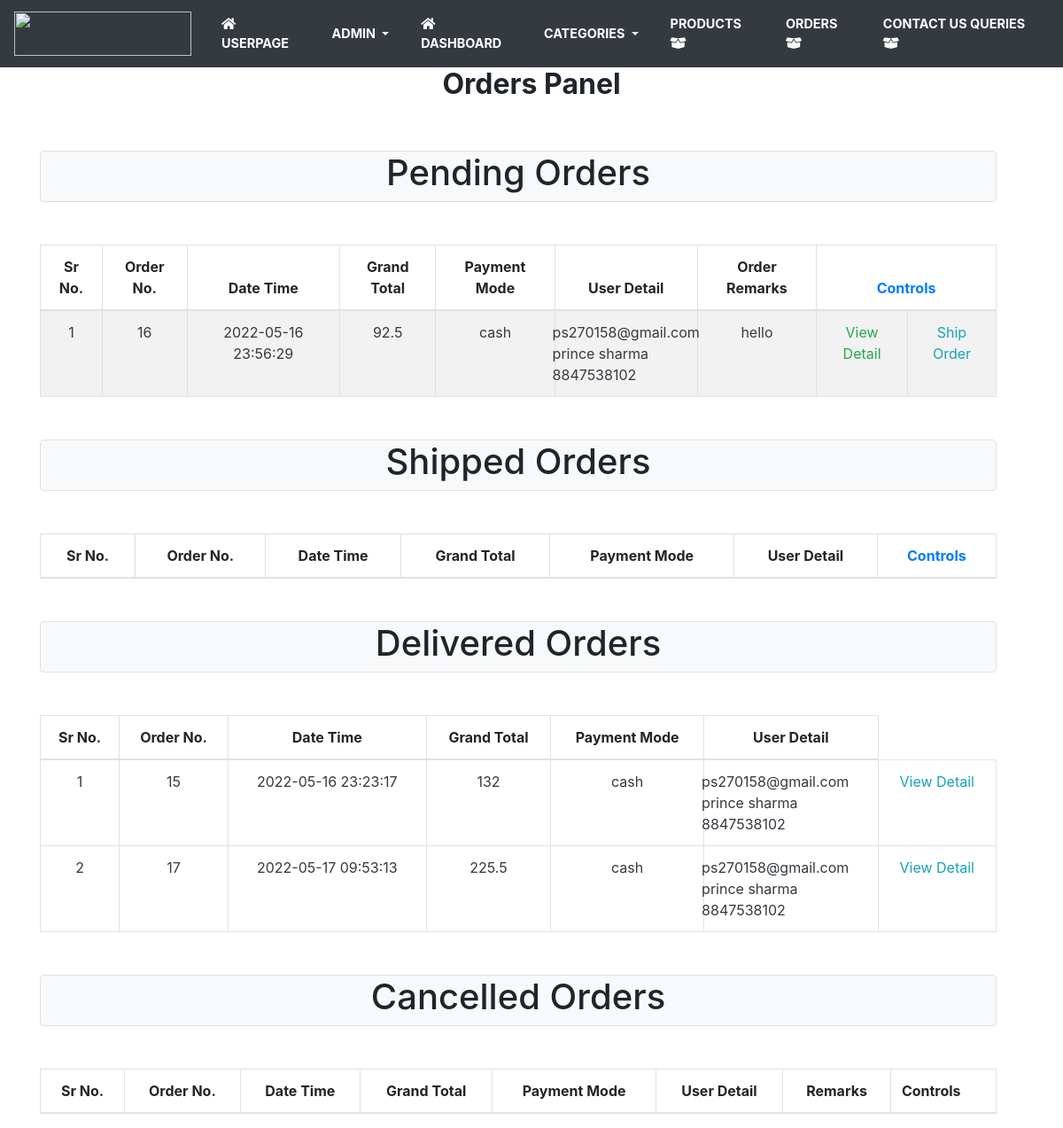
/Code/vieworder.php (signed in), run on the app's committed database.
### tables this page shows
CREATE TABLE `bill` (
  `billid` int(11) NOT NULL,
  `grandtotal` float NOT NULL,
  `datetime` datetime NOT NULL,
  `paymentmethod` varchar(20) NOT NULL,
  `city` varchar(100) NOT NULL,
  `zipcode` int(6) NOT NULL,
  `address` text NOT NULL,
  `remarks` text NOT NULL,
  `status` varchar(30) NOT NULL,
  `trackingid` int(6) DEFAULT NULL,
  `companyname` varchar(100) DEFAULT NULL,
  `trackingurl` varchar(300) DEFAULT NULL,
  `trackremarks` text DEFAULT NULL,
  `personreceived` varchar(100) DEFAULT NULL,
  `returnremarks` text DEFAULT NULL,
  `email` varchar(100) NOT NULL
);

CREATE TABLE `users` (
  `email` varchar(100) NOT NULL,
  `fullname` varchar(100) NOT NULL,
  `password` varchar(50) NOT NULL,
  `gender` varchar(30) NOT NULL,
  `mobile` varchar(15) NOT NULL
);

### Code/vieworder.php (the view, shortened to what this page needs)
<!doctype html>
<html lang="en">
<head>
</head>
<body>
<?php
include_once 'adminheader2.php';
?>
<div class="container">
    <h2 class="text-center"><b>Orders Panel</b></h2>
    <div class="row mt-2 col-sm-12">
        <div class="col-lg-12 text-center border rounded bg-light my-5">
            <h1>Pending Orders</h1>
        </div>
        <div class="table-responsive">
            <table class="table table-bordered table-striped table-responsive">
                <thead>
                <tr>
                    <th class="text-center">Sr No.</th>
                    <th class="text-center">Order No.</th>
                    <th class="text-center">Date Time</th>
                    <th class="text-center">Grand Total</th>
                    <th class="text-center">Payment Mode</th>
                    <th colspan="2" class="text-center">User Detail</th>
                    <th class="text-center">Order Remarks</th>
                    <th class="text-center text-primary" colspan="2">Controls</th>
                </tr>
                </thead>
                <tbody>
                <?php
                $k = 0;
                include_once "connection.php";
                $sql1 = "SELECT * FROM `bill` inner JOIN users on bill.email = users.email WHERE bill.status ='pending'";
                $result = mysqli_query($con, $sql1);
                while ($order = mysqli_fetch_array($result)) {
                    $k++;
                    ?>
                    <tr>
                        <td class="text-center text-dark"><?php echo $k; ?></td>
                        <td class="text-center text-dark"><?php echo $order["billid"]; ?></td>
                        <td class="text-center text-dark"><?php echo $order["datetime"]; ?></td>
                        <td class="text-center text-dark"><?php echo $order["grandtotal"]; ?></td>
                        <td class="text-center text-dark"><?php echo $order["paymentmethod"]; ?></td>
                        <td colspan="2" class="text-center text-dark">
                            <div class="row"><?php echo $order["email"]; ?></div>
                            <div class="row"><?php echo $order["fullname"]; ?></div>
                            <div class="row"><?php echo $order["mobile"]; ?></div>
                        </td>
                        <td class="text-center text-dark"><?php echo $order["remarks"]; ?></td>
                        <td class="text-center text-info"><a class="text-success"
                                                             href="vieworderdetail.php?q=<?php echo $order['billid']; ?>&r=<?php echo $order['fullname']; ?>&s=<?php echo $order['mobile']; ?>">View
                                Detail</a></td>
                        <td class="text-center text-success"><a class="text-info"
                                                                href="shiporder.php?q=<?php echo $order['billid']; ?>">Ship
                                Order</a>
                        </td>
                    </tr>
                    <?php
                }
                ?>
                </tbody>
            </table>
            <div class="col-lg-12 text-center border rounded bg-light my-5">
                <h1>Shipped Orders</h1>
            </div>
            <table class="table table-bordered">
                <thead>
                <tr>
                    <th class="text-center">Sr No.</th>
                    <th class="text-center">Order No.</th>
                    <th class="text-center">Date Time</th>
                    <th class="text-center">Grand Total</th>
                    <th class="text-center">Payment Mode</th>
                    <th class="text-center">User Detail</th>
                    <th class="text-center text-primary" colspan="2">Controls</th>
                </tr>
                </thead>
            </table>
            <div class="col-lg-12 text-center border rounded bg-light my-5">
                <h1>Delivered Orders</h1>
            </div>
            <table class="table table-bordered">
                <thead>
                <tr>
                    <th class="text-center">Sr No.</th>
                    <th class="text-center">Order No.</th>
                    <th class="text-center">Date Time</th>
                    <th class="text-center">Grand Total</th>
                    <th class="text-center">Payment Mode</th>
                    <th class="text-center">User Detail</th>
                </tr>
                </thead>
                <tbody>
                <?php
                $k = 0;
                include_once "connection.php";
                $sql1 = "SELECT * FROM `bill` inner JOIN users on bill.email = users.email WHERE bill.status ='delievered'";
                $result = mysqli_query($con, $sql1);
                while ($order = mysqli_fetch_array($result)) {
                    $k++;
                    ?>
                    <tr>
                        <td class="text-center text-dark"><?php echo $k; ?></td>
                        <td class="text-center text-dark"><?php echo $order["billid"]; ?></td>
                        <td class="text-center text-dark"><?php echo $order["datetime"]; ?></td>
                        <td class="text-center text-dark"><?php echo $order["grandtotal"]; ?></td>
                        <td class="text-center text-dark"><?php echo $order["paymentmethod"]; ?></td>
                        <td class="text-center text-dark">
                            <div class="row"><?php echo $order["email"]; ?></div>
                            <div class="row"><?php echo $order["fullname"]; ?></div>
                            <div class="row"><?php echo $order["mobile"]; ?></div>
                        </td>
                        <td class="text-center text-info"><a class="text-info"
                                                             href="vieworderdetail.php?q=
                                <?php echo $order['billid']; ?>&r=<?php echo $order['fullname']; ?>&s=
                                <?php echo $order['mobile']; ?>">View
                                Detail</a></td>
                    </tr>
                    <?php
                }
                ?>
                </tbody>
            </table>
            <div class="col-lg-12 text-center border rounded bg-light my-5">
                <h1>Cancelled Orders</h1>
            </div>
            <table class="table table-bordered">
                <thead>
                <tr>
                    <th class="text-center">Sr No.</th>
                    <th class="text-center">Order No.</th>
                    <th class="text-center">Date Time</th>
                    <th class="text-center">Grand Total</th>
                    <th class="text-center">Payment Mode</th>
                    <th class="text-center">User Detail</th>
                    <th class="text-center">Remarks</th>
                    <TH>Controls</TH>
                </tr>
                </thead>
            </table>
        </div>
</body>
</html>

### data on the page
bill: billid "16", datetime "2022-05-16 23:56:29", grandtotal "92.5", paymentmethod "cash", email.email "ps270158@gmail.com", email.fullname "prince sharma", email.mobile "8847538102", remarks "hello"
bill: billid "15", datetime "2022-05-16 23:23:17", grandtotal "132", paymentmethod "cash", email.email "ps270158@gmail.com", email.fullname "prince sharma", email.mobile "8847538102"
bill: billid "17", datetime "2022-05-17 09:53:13", grandtotal "225.5", paymentmethod "cash", email.email "ps270158@gmail.com", email.fullname "prince sharma", email.mobile "8847538102"
